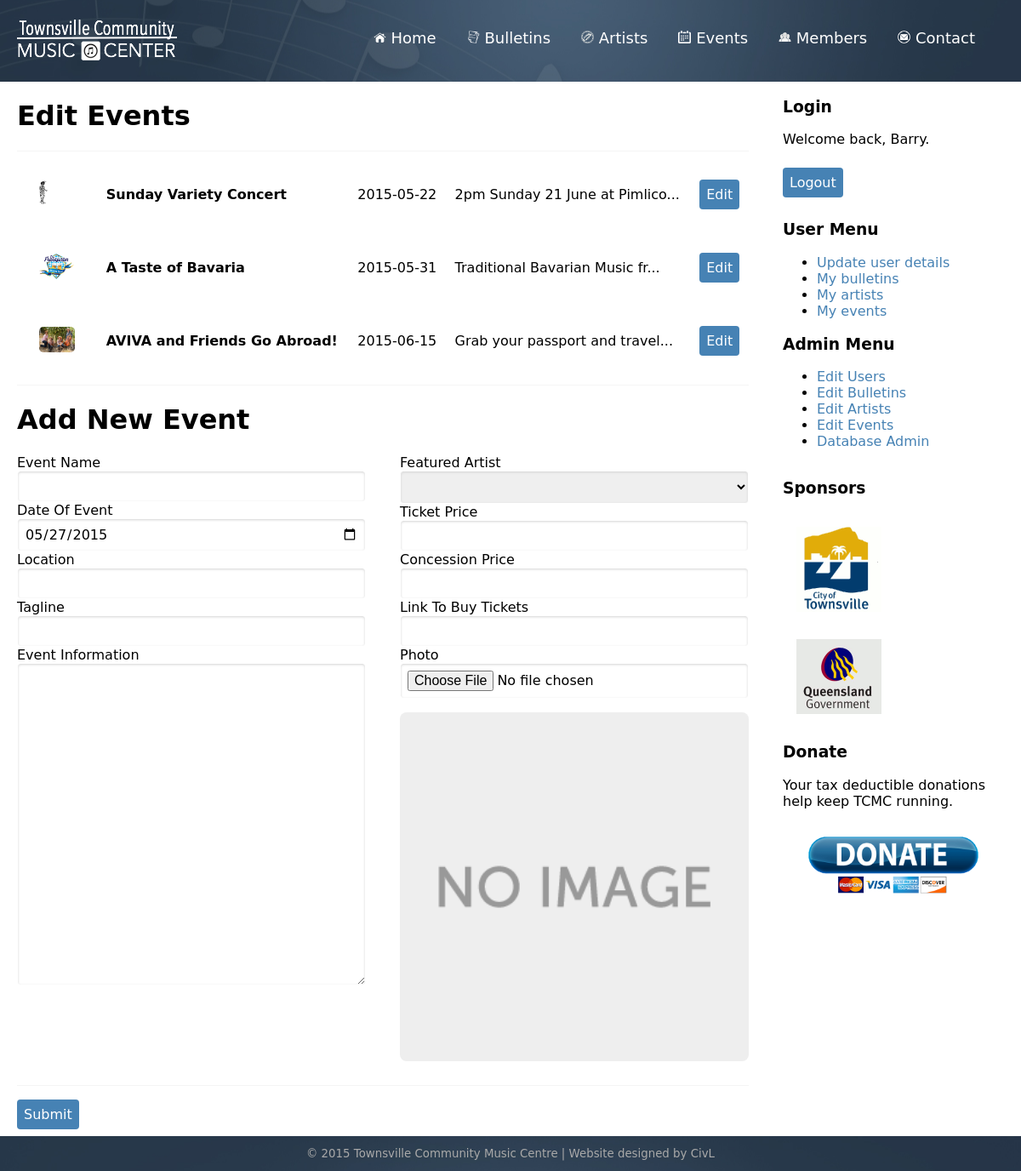
The page /adminEvent.php (signed in) on the database its author committed.
### tables this page shows
CREATE TABLE "event" (
  "event_id" integer NOT NULL PRIMARY KEY AUTOINCREMENT,
  "event_name" text NOT NULL,
  "event_date" text NOT NULL,
  "event_location" text NOT NULL,
  "event_tagline" text NOT NULL,
  "artist_id" text NOT NULL,
  "event_tickets" text NOT NULL,
  "event_concession" text NOT NULL,
  "event_link" text NOT NULL,
  "event_info" text NOT NULL,
  "event_photo" text NOT NULL,
  "user_id" integer NOT NULL,
  FOREIGN KEY ("artist_id") REFERENCES "artist" ("artist_id") ON DELETE NO ACTION ON UPDATE NO ACTION,
  FOREIGN KEY ("user_id") REFERENCES "user" ("user_id") ON DELETE NO ACTION ON UPDATE NO ACTION
);

### adminEvent.php (the view, shortened to what this page needs)
<?php include("header.php"); ?>
    <div class="container">
        <div class="row">
            <div id="main" class="col wide">
                <?php if(!isset($_SESSION['userLoggedIn']) || $_SESSION['user_status'] !== '2'){
                    include('moduleNoAccess.php');
                } else {
                    include("connectdb.php");
                    $select = $dat->query('select * from event order by event_date asc');
                    $events = $select->fetchAll(PDO::FETCH_ASSOC);
                    echo '<h1>Edit Events</h1>';
                    echo '<hr><div class="blockMy">';
                    echo '<table>';
                    foreach ($events as $row){
                        echo '<tr>';
                        echo '<td><img src="'. $row['event_photo'] .'"></td>';
                        echo '<td><strong>'. $row['event_name'] .'</strong></td>';
                        echo '<td>'. $row['event_date'] .'</td>';
                        echo '<td>'. substr($row["event_info"], 0, 29) .'...' .'</td>';
                        echo '<td><a href="adminEvent.php?event_id='. $row['event_id'] .'#edit"><button>Edit</button></a></td>';
                        echo '</tr>';
                    }
                    echo '</table></div><hr>';
                    echo '<div id="edit">';
                    if (isset($_GET['event_id'])){
                        echo '<h1>Edit Event</h1>';
                    }
                    else {
                        echo '<h1>Add New Event</h1>';
                    }
                    $select = $dat->query('select * from artist');
                    $artists = $select->fetchAll(PDO::FETCH_ASSOC);
                    ?>
                    <form method="post" action="processEvent.php" enctype="multipart/form-data">
                        <div class="row">
                            <div class="col half">
                                    <label for="event_name">Event Name</label>
                                    <input name="event_name" id="event_name" required>
                                    <label for="event_date">Date Of Event</label>
                                    <input type="date" name="event_date" id="event_date" title="YYYY-MM-DD" pattern="[0-9]{4}-(0[1-9]|1[012])-(0[1-9]|1[0-9]|2[0-9]|3[01])" required>
                                    <label for="event_location">Location</label>
                                    <input name="event_location" id="event_location">
                                    <label for="event_tagline">Tagline</label>
                                    <input name="event_tagline" id="event_tagline">
                            </div>
                            <div class="col half">
                                    <label for="artist_id">Featured Artist</label>
                                    <select name="artist_id" id="artist_id">
                                        <option value=""></option>
                                        <?php foreach($artists as $artist) {
                                            echo '<option value="'. $artist['artist_id'] .'">'. $artist['artist_name'] .'</option>';
                                        } ?>
                                    </select>
                                    <label for="event_tickets">Ticket Price</label>
                                    <input name="event_tickets" id="event_tickets">
                                    <label for="event_concession">Concession Price</label>
                                    <input name="event_concession" id="event_concession">
                                    <label for="event_link">Link To Buy Tickets</label>
                                    <input name="event_link" id="event_link">
                            </div>
                        </div>
                        <div class="row">
                            <div class="col half">
                                <label for="event_info">Event Information</label>
                                <textarea rows="19" name="event_info" id="event_info"></textarea>
                            </div>
                            <div class="col half">
                                <label for="event_photo">Photo</label>
                                <input type="file" name="event_photo" id ="event_photo">
                                <img src="images/default.gif" id="display_photo"  width="100%">
                            </div>
                        </div>
                        <hr>
                        <div class="row">
                            <div class="col">
                                <button type="submit" name="submit" id="submit" value="new">Submit</button>
                            </div>
                        </div>
                    </form>
                    </div>
                <?php } ?>
            </div>
            <div id="sidebar" class="col narrow">
                <?php include("sidebar.php");?>
            </div>
        </div>
    </div>
<?php
include("footer.php"); ?>

### css/style.css (style rules this page uses)
*, *:after, *:before { -webkit-box-sizing: border-box; -moz-box-sizing: border-box; box-sizing: border-box; }
body { font-family:"Lucida Grande", "Lucida Sans Unicode", "Lucida Sans", "DejaVu Sans", Verdana, sans-serif; }
a:link { color:steelblue; text-decoration:none; }
input { width:100%; padding: .5em; border: 1px solid white; border-radius: .25em; box-shadow: inset 0 1px 3px lightgray; }
textarea { width:100%; padding: .5em; border: 1px solid white; border-radius: .25em; box-shadow: inset 0 1px 3px lightgray; }
button { text-align: center; border-radius: .25em; padding: .5em; color: white; background: #4682B4; border: 0; margin: .5em 0; }
select { width:100%; padding: .5em; border: 1px solid white; border-radius: .25em; box-shadow: inset 0 1px 3px lightgray; }
img { margin: 1em; }
hr { border: 0; border-top: 1px solid whitesmoke; }
.blockMy table { width: 100%; }
.blockMy td { padding: 10px; }
.blockMy img { max-height: 30px; border-radius: 5px; }
#display_photo { border-radius: .5em; margin: 1em 0; }
.row { max-width: 1280px; margin: 0 auto; }
.col { padding: 0 20px; }
.row .row { margin: 0 -20px; }
.row:before, .row:after { content: ""; display: table; }
.row:after { clear: both; }
@media only screen { .col { float: left; width: 100%; -webkit-box-sizing: border-box; -moz-box-sizing: border-box; box-sizing: border-box; } }
@media only screen and (min-width:768px) { .wide { width: 75%; } }
@media only screen and (min-width:768px) { .narrow { width: 25%; } }
@media only screen and (min-width:768px) { .half { width: 50%; } }

### rows shown on the page
event: event_photo (picture), event_name "Sunday Variety Concert", event_date "2015-05-22", event_info "2pm Sunday 21 June at Pimlico"
event: event_photo (picture), event_name "A Taste of Bavaria", event_date "2015-05-31", event_info "Traditional Bavarian Music fr"
event: event_photo (picture), event_name "AVIVA and Friends Go Abroad!", event_date "2015-06-15", event_info "Grab your passport and travel"

### other values the page prints
$name "Barry"
